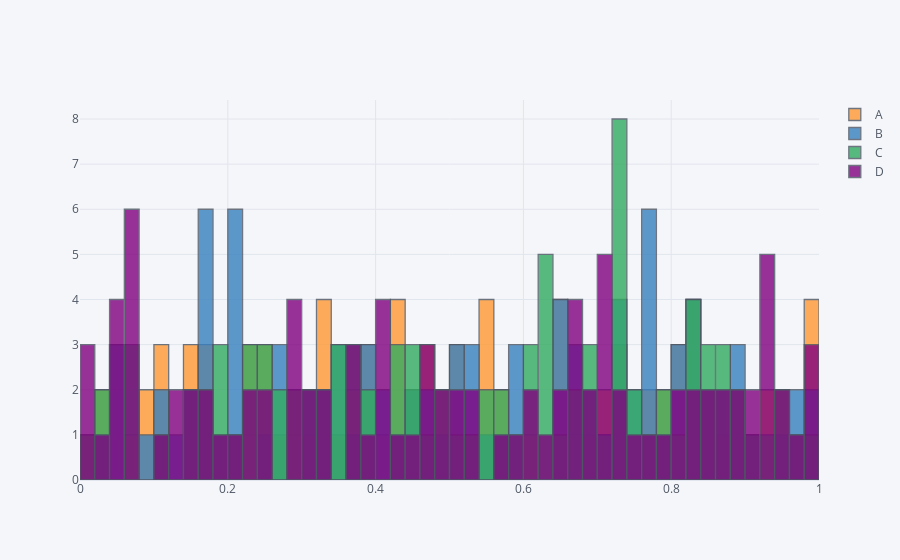

Source (notebook cell):
### Code cell
df.iplot(kind="hist", bins=50)
